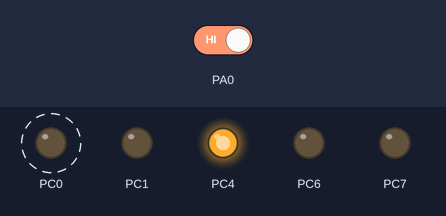
The program below on a simulated ATmega32, built with avr-gcc and emulated at 1 MHz. Parts: output pins drawn as LEDs (lit = HIGH). Dashed ring = blinking. Inputs (shaded band) come from the test bench; at power-on: PA0 HIGH.

Above: at 1.8 s.
1.9 s: PA0 driven LOW
At 3.4 s:
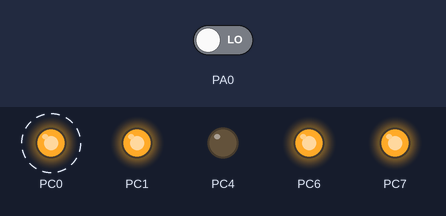
4.9 s: PA0 driven HIGH
At 5.4 s:
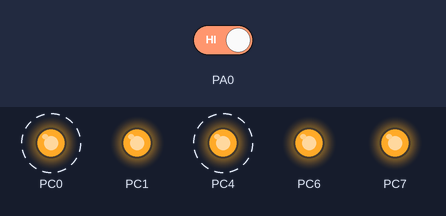
7.9 s: PA0 driven LOW
At 9.4 s:
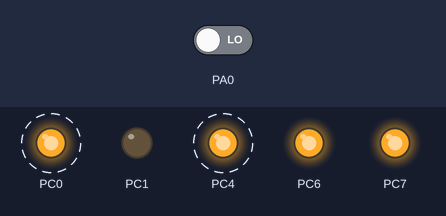
Timing chart, 0 to 25.9 s (numbered marks = the images above; inputs shaded):
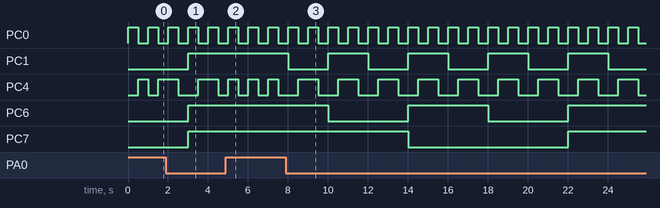

The program:

main.cpp
```cpp
#define F_CPU 1000000
#include <avr/io.h>
#include <util/delay.h>


int main(void)
{
	DDRC = 0b11010011;
	DDRA = 0b00000000;

	unsigned char count = 0;
	PORTC = 0b00010000;
	int up = 1;

	while (1)
	{
		unsigned char input = PINA;
		if((input&0b00000001)==0){
			if(up==1){
				count++;
				if(count==16){
					count = 0;
				}
			}
			else{
				count--;
				if (count<0){
					count = 15;
				}
			}
			unsigned char bit_10 = (count&0b00000011);
			unsigned char bit_76 = ((count<<4)&0b11000000);
			unsigned char up_down = ((up<<4)&0b00010000);
			PORTC = bit_10|bit_76|up_down;
			_delay_ms(500);
		}
		if((input & 0b00000010)==0){
			up = up^1;
			count=count^1;
			unsigned char bit_10 = (count&0b00000011);
			unsigned char bit_76 = ((count<<4)&0b11000000);
			unsigned char up_down = ((up<<4)&0b00010000);
			PORTC = bit_10|bit_76|up_down;
			_delay_ms(500);
		}
	}
}
```

Measured:
- after the input at 1.9 s, PC1, PC6, PC7: LOW → HIGH after 1.1 s
- after the input at 4.9 s, PC1: stays HIGH (without the input it goes to LOW after 0.10 s); PC6: stays HIGH (without the input it goes to LOW after 2.1 s)
- after the input at 7.9 s, PC1: alternates HIGH for 2.0 s and LOW for 2.0 s, starting after 0.10 s; PC4: alternates HIGH for 1.0 s and LOW for 1.0 s, starting after 0.60 s; PC6: alternates HIGH for 4.0 s and LOW for 4.0 s, starting after 2.1 s; PC7: HIGH → LOW after 6.1 s, → HIGH 8.0 s later
- by itself, PC0, PC4: alternates HIGH for 0.50 s and LOW for 0.50 s
